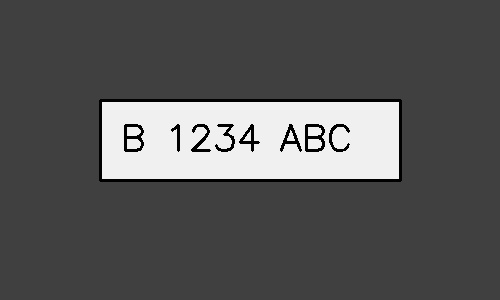
#> input picture better_test_plate.jpg, 500 x 300 px
$ python -i super_resolution.py   (imports and definitions only)   (older library calls are emulated)
#> lines starting #> are read from the running program, lines starting #| are printed output that depends on the picture; after the words box and inside, x2 and y2 are one past the last pixel; in counts of white or black regions, pixels touching at a corner belong together
#> further down, picture is the input picture: shape (300, 500, 3); min 0, max 247, mean 87.3
"""
Super Resolution Module untuk License Plate Enhancement
Lightweight real-time image enhancement untuk deteksi plat jarak jauh
"""

import cv2
import numpy as np
import logging
from typing import Tuple, Optional
from scipy import ndimage
from skimage import restoration, filters, exposure, transform
import time

class SuperResolutionEnhancer:
    """
    Real-time super resolution enhancer untuk license plates
    Menggunakan teknik klasik yang dioptimalkan untuk performa
    """

    def __init__(self):
        """Initialize super resolution enhancer"""
        self.logger = logging.getLogger(__name__)

        # Performance tracking
        self.enhancement_times = []
        self.enhancement_count = 0

        # Pre-computed kernels untuk efficiency
        self.sharpen_kernel = np.array([[-1, -1, -1],
                                       [-1,  9, -1],
                                       [-1, -1, -1]])

        self.edge_kernel = np.array([[-1, -1, -1],
                                    [-1,  8, -1],
                                    [-1, -1, -1]])

        self.logger.info("Super Resolution Enhancer initialized")

    def bicubic_upscale(self, image: np.ndarray, scale_factor: float) -> np.ndarray:
        """
        High-quality bicubic upscaling

        Args:
            image: Input image
            scale_factor: Upscaling factor

        Returns:
            np.ndarray: Upscaled image
        """
#> called with scale_factor = 4
        height, width = image.shape[:2]
#> height = 300; width = 500
        new_height = int(height * scale_factor)
#> new_height = 1200
        new_width = int(width * scale_factor)
#> new_width = 2000

        return cv2.resize(image, (new_width, new_height), interpolation=cv2.INTER_CUBIC)

    # [33 lines left out: function lanczos_upscale, not called in this run]

    def edge_directed_interpolation(self, image: np.ndarray, scale_factor: float) -> np.ndarray:
        """
        Edge-directed interpolation untuk preserve edges

        Args:
            image: Input image
            scale_factor: Upscaling factor

        Returns:
            np.ndarray: Edge-preserved upscaled image
        """
        # Step 1: Basic upscaling
        upscaled = self.bicubic_upscale(image, scale_factor)

        # Step 2: Edge detection on original
        edges = cv2.Canny(image, 50, 150)
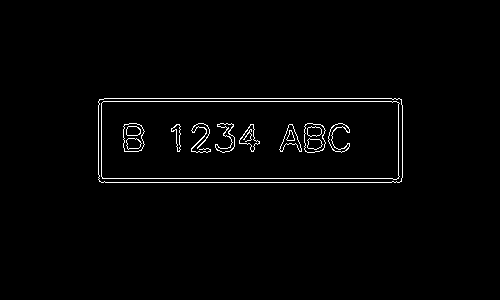
#> edges: shape (300, 500); 1.7% white in thin lines or dots, all inside (x1, y1, x2, y2) = (98, 98, 403, 183)
        edges_upscaled = self.bicubic_upscale(edges, scale_factor)
#> call 2 of bicubic_upscale, with scale_factor = 4
#> in bicubic_upscale (call 2), `return cv2.resize(image, (new_width, new_height), interpolation=cv2.IN..`:
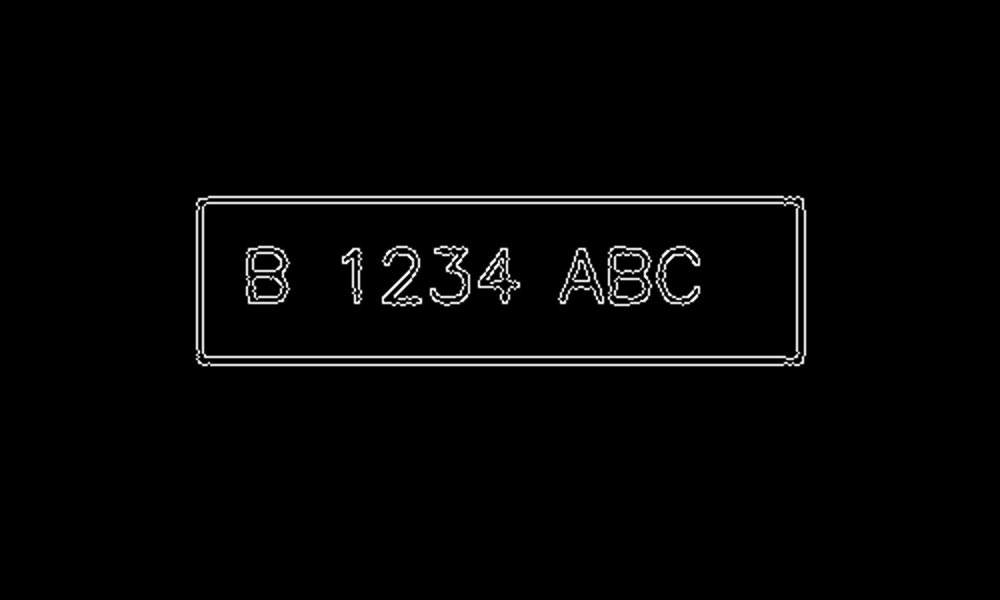
#> returned value: shape (1200, 2000) (shown at 1/2 size); min 0, max 255, mean 4.8

        # Step 3: Edge-guided enhancement
        # Apply stronger sharpening pada edge areas
        edge_mask = edges_upscaled > 50
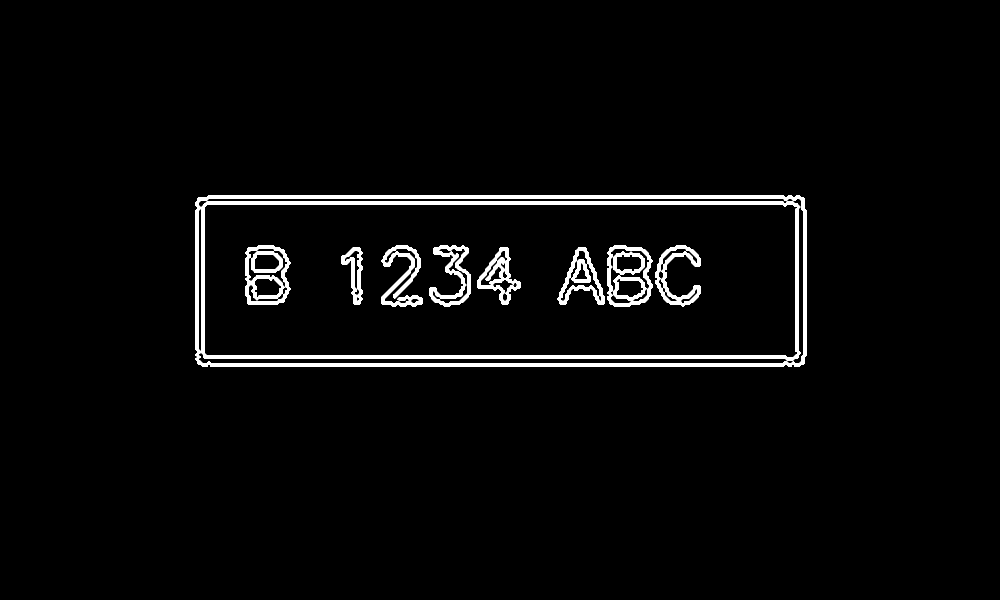
#> edge_mask: shape (1200, 2000) bool (shown at 1/2 size); 2.6% white; 16 white regions, largest, box (x1, y1, x2, y2) and area: (391, 391, 1613, 733) 18571, (403, 403, 1601, 721) 17911, (763, 491, 845, 613) 3436

        # Sharpen entire image
        sharpened = cv2.filter2D(upscaled, -1, self.sharpen_kernel)

        # Blend based on edge mask
        enhanced = np.where(edge_mask[..., np.newaxis], sharpened, upscaled)

        return enhanced.astype(np.uint8)

    def unsharp_mask_enhancement(self, image: np.ndarray, strength: float = 1.5) -> np.ndarray:
        """
        Unsharp mask untuk detail enhancement

        Args:
            image: Input image
            strength: Enhancement strength

        Returns:
            np.ndarray: Enhanced image
        """
        # Create Gaussian blur
        blurred = cv2.GaussianBlur(image, (0, 0), 2.0)

        # Create unsharp mask
        unsharp = cv2.addWeighted(image, 1 + strength, blurred, -strength, 0)

        return np.clip(unsharp, 0, 255).astype(np.uint8)

    def wiener_deconvolution(self, image: np.ndarray, noise_ratio: float = 0.01) -> np.ndarray:
        """
        Simplified Wiener deconvolution untuk blur reduction

        Args:
            image: Input blurred image
            noise_ratio: Noise-to-signal ratio

        Returns:
            np.ndarray: Deblurred image
        """
#> called with noise_ratio = 0.005
        try:
            # Convert to float
            float_image = image.astype(np.float32) / 255.0

            # Simple blur kernel (motion blur simulation)
            kernel = np.ones((3, 3)) / 9

            # Wiener deconvolution
            deblurred = restoration.wiener(float_image, kernel, noise_ratio)
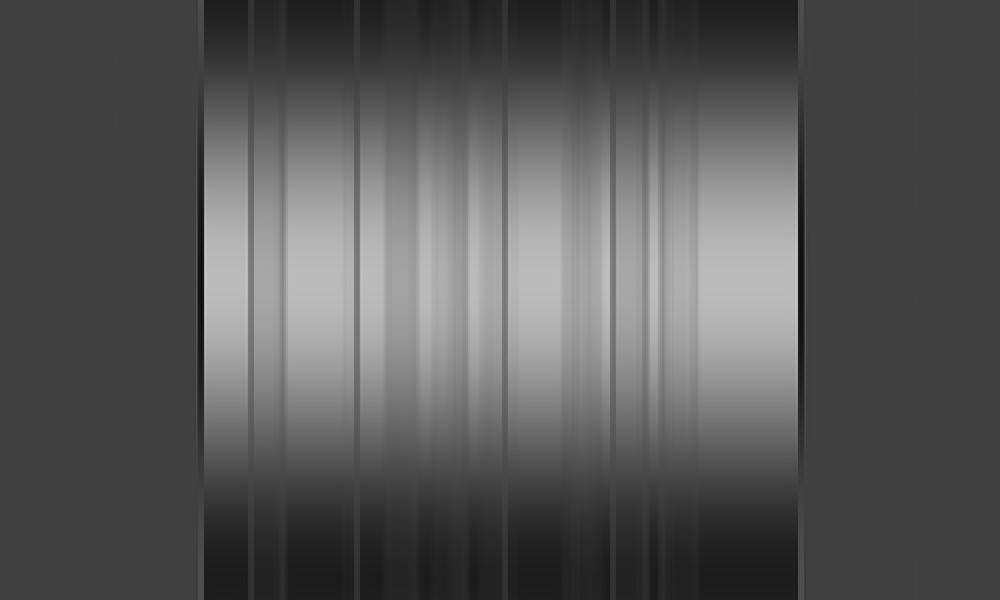
#> deblurred: shape (1200, 2000, 3) float32 (shown at 1/2 size); min 0.00445, max 0.85, mean 0.343

            return (np.clip(deblurred, 0, 1) * 255).astype(np.uint8)
#> returned value: shape (1200, 2000, 3)

        except Exception as e:
            self.logger.warning(f"Wiener deconvolution failed: {str(e)}")
            return image

    def adaptive_enhancement(self, image: np.ndarray, enhancement_factor: float = 2.0) -> np.ndarray:
        """
        Adaptive enhancement berdasarkan local image characteristics

        Args:
            image: Input image
            enhancement_factor: Enhancement factor

        Returns:
            np.ndarray: Adaptively enhanced image
        """
#> called with enhancement_factor = 1.5
        # Calculate local variance untuk identify detail areas
        kernel = np.ones((5, 5))
        local_mean = cv2.filter2D(image.astype(np.float32), -1, kernel / 25)
        local_variance = cv2.filter2D((image.astype(np.float32) - local_mean) ** 2, -1, kernel / 25)
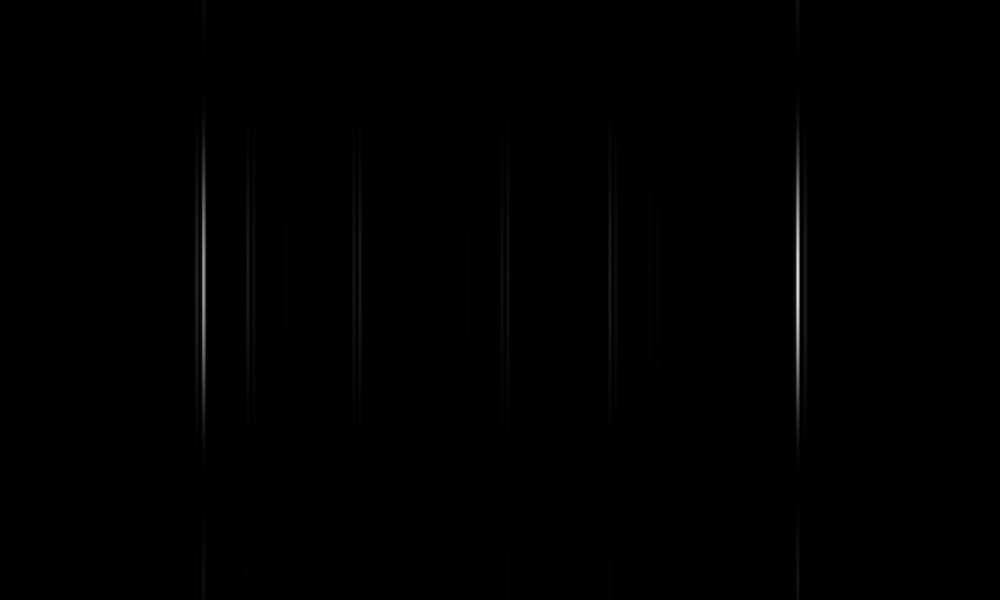
#> local_variance: shape (1200, 2000, 3) float32 (shown at 1/2 size); min 0, max 1450.8, mean 3.9; drawn with min black and max white

        # Normalize variance
        var_normalized = local_variance / (local_variance.max() + 1e-6)

        # Create enhancement mask
        enhancement_mask = var_normalized * enhancement_factor
        enhancement_mask = np.clip(enhancement_mask, 0.5, 2.0)

        # Apply adaptive enhancement
        enhanced = image.astype(np.float32) * enhancement_mask
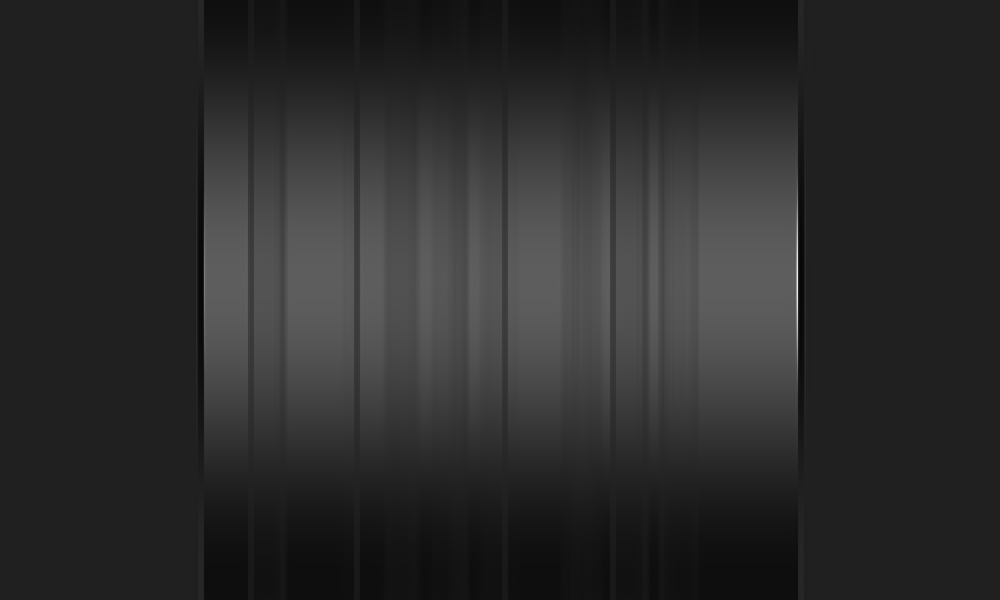
#> enhanced: shape (1200, 2000, 3) float32 (shown at 1/2 size); min 0.811, max 245.2, mean 43.6

        return np.clip(enhanced, 0, 255).astype(np.uint8)

    def super_resolve_esrgan_style(self, image: np.ndarray, scale_factor: float = 4.0) -> np.ndarray:
        """
        ESRGAN-style super resolution menggunakan classical methods

        Args:
            image: Input low-resolution image
            scale_factor: Upscaling factor

        Returns:
            np.ndarray: Super-resolved image
        """
        start_time = time.time()

        # Step 1: Edge-directed interpolation
        upscaled = self.edge_directed_interpolation(image, scale_factor)

        # Step 2: Deblur jika perlu
        if scale_factor > 2.0:
            upscaled = self.wiener_deconvolution(upscaled, noise_ratio=0.005)

        # Step 3: Adaptive enhancement
        enhanced = self.adaptive_enhancement(upscaled, enhancement_factor=1.5)

        # Step 4: Final sharpening
        final = self.unsharp_mask_enhancement(enhanced, strength=1.2)

        # Track performance
        processing_time = time.time() - start_time
        self.enhancement_times.append(processing_time)
        self.enhancement_count += 1

        return final

    # [128 lines left out: functions real_time_enhance, enhance_for_ocr, batch_enhance, get_performance_stats, not called in this run]

class AdaptiveSuperResolution:
    """
    Adaptive super resolution yang memilih method terbaik berdasarkan kondisi
    """

    # [142 lines left out: functions __init__, assess_image_needs, adaptive_enhance, test_super_resolution, not called in this run]

# [2 lines not run here, left out]

>>> import cv2
>>> picture = cv2.imread('../better_test_plate.jpg')
>>> result = SuperResolutionEnhancer().super_resolve_esrgan_style(picture)
